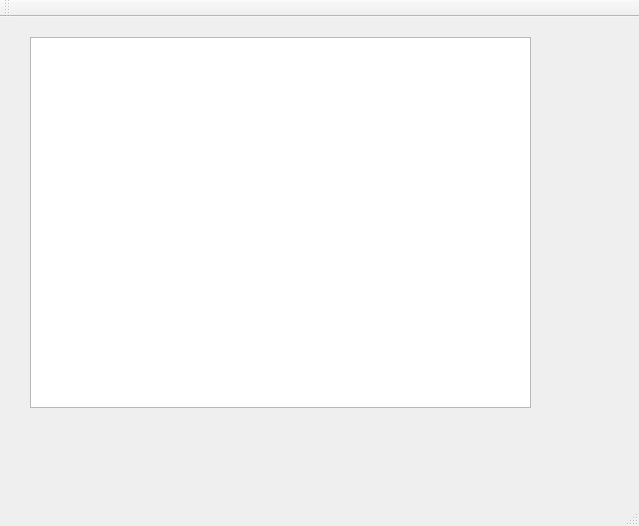
<?xml version="1.0" encoding="UTF-8"?>
<ui version="4.0">
 <class>MainWindow</class>
 <widget class="QMainWindow" name="MainWindow">
  <property name="geometry">
   <rect>
    <x>0</x>
    <y>0</y>
    <width>639</width>
    <height>526</height>
   </rect>
  </property>
  <property name="windowTitle">
   <string>MainWindow</string>
  </property>
  <widget class="QWidget" name="centralWidget">
   <widget class="QTextBrowser" name="textBrowser">
    <property name="geometry">
     <rect>
      <x>30</x>
      <y>20</y>
      <width>501</width>
      <height>371</height>
     </rect>
    </property>
   </widget>
  </widget>
  <widget class="QMenuBar" name="menuBar">
   <property name="geometry">
    <rect>
     <x>0</x>
     <y>0</y>
     <width>639</width>
     <height>17</height>
    </rect>
   </property>
  </widget>
  <widget class="QToolBar" name="mainToolBar">
   <attribute name="toolBarArea">
    <enum>TopToolBarArea</enum>
   </attribute>
   <attribute name="toolBarBreak">
    <bool>false</bool>
   </attribute>
  </widget>
  <widget class="QStatusBar" name="statusBar"/>
 </widget>
 <layoutdefault spacing="6" margin="11"/>
 <resources/>
 <connections/>
</ui>
